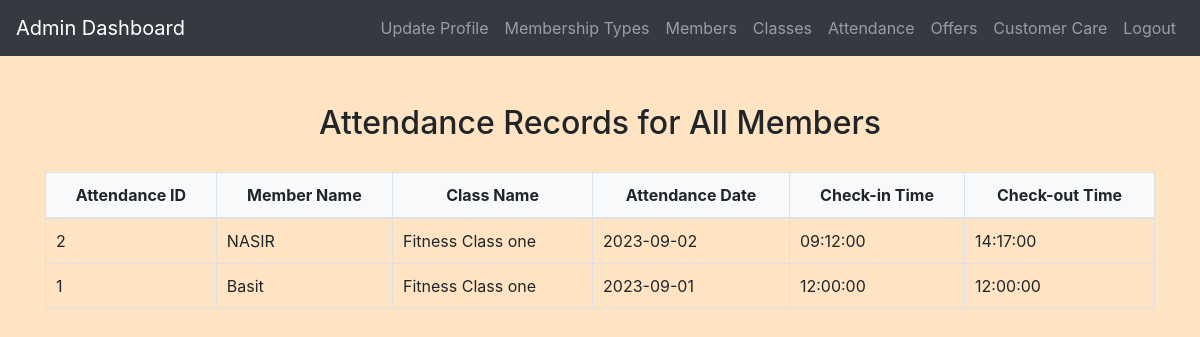
Page /admin/view_attendance.php (signed in) on the committed database.
### tables this page shows
CREATE TABLE `attendance` (
  `AttendanceID` int(11) NOT NULL,
  `MemberID` int(11) NOT NULL,
  `ClassID` int(11) NOT NULL,
  `Attendance_Date` date NOT NULL,
  `Check_in_Time` time NOT NULL,
  `Check_out_Time` time NOT NULL
);

CREATE TABLE `members` (
  `MemberID` int(11) NOT NULL,
  `profileimage` varchar(255) NOT NULL,
  `name` varchar(100) NOT NULL,
  `gender` varchar(10) NOT NULL,
  `email` varchar(100) NOT NULL,
  `password` varchar(255) NOT NULL,
  `phone` varchar(20) NOT NULL,
  `address` varchar(255) NOT NULL,
  `membership_start_date` date NOT NULL,
  `membership_expiry_date` date NOT NULL,
  `membership_level` int(11) NOT NULL
);

CREATE TABLE `classes` (
  `ClassID` int(11) NOT NULL,
  `Level_id` int(11) NOT NULL,
  `Class_Name` varchar(100) NOT NULL,
  `Instructor_Name` varchar(100) NOT NULL,
  `Schedule` datetime NOT NULL,
  `Maximum_Capacity` int(11) NOT NULL,
  `Description` text DEFAULT NULL
);

### admin/view_attendance.php (the view, shortened to what this page needs)
<?php
include('config.php');
$sql = "SELECT a.AttendanceID, m.Name AS MemberName, c.Class_Name, a.Attendance_Date, a.Check_in_Time, a.Check_out_Time
        FROM Attendance AS a
        INNER JOIN members AS m ON a.MemberID = m.MemberID
        INNER JOIN Classes AS c ON a.ClassID = c.ClassID
        ORDER BY a.Attendance_Date DESC";
$result = $conn->query($sql);
?>
<!DOCTYPE html>
<html lang="en">
<head>
    <link rel="stylesheet" href="https://maxcdn.bootstrapcdn.com/bootstrap/4.5.2/css/bootstrap.min.css">
    <link rel="stylesheet" href="../css/style.css">
</head>
<body>
<?php include('admin_navbar.php'); ?>
<div class="container mt-5">
    <h2>Attendance Records for All Members</h2>
    <table class="table table-bordered">
        <thead>
            <tr>
                <th>Attendance ID</th>
                <th>Member Name</th>
                <th>Class Name</th>
                <th>Attendance Date</th>
                <th>Check-in Time</th>
                <th>Check-out Time</th>
            </tr>
        </thead>
        <tbody>
            <?php
            while ($row = $result->fetch_assoc()) {
                echo "<tr>";
                echo "<td>" . $row['AttendanceID'] . "</td>";
                echo "<td>" . $row['MemberName'] . "</td>";
                echo "<td>" . $row['Class_Name'] . "</td>";
                echo "<td>" . $row['Attendance_Date'] . "</td>";
                echo "<td>" . $row['Check_in_Time'] . "</td>";
                echo "<td>" . $row['Check_out_Time'] . "</td>";
                echo "</tr>";
            }
            ?>
        </tbody>
    </table>
</div>
</body>
</html>

### admin/admin_navbar.php (shortened to what this page needs)
<nav class="navbar navbar-expand-lg navbar-dark bg-dark">
  <a class="navbar-brand" href="admin_home.php">Admin Dashboard</a>
  <div class="collapse navbar-collapse" id="navbarNav">
    <ul class="navbar-nav ml-auto">
      <li class="nav-item ">
        <a class="nav-link" href="update_admin.php">Update Profile</a>
      </li>
      <li class="nav-item ">
        <a class="nav-link" href="add_levels.php">Membership Types</a>
      </li>
      <li class="nav-item ">
        <a class="nav-link" href="view_members.php">Members</a>
      </li>
      <li class="nav-item ">
        <a class="nav-link" href="add_class.php">Classes</a>
      </li>
      <li class="nav-item ">
        <a class="nav-link" href="view_attendance.php">Attendance</a>
      </li>
      <li class="nav-item ">
        <a class="nav-link" href="add_offers.php">Offers</a>
      </li>
      <li class="nav-item ">
        <a class="nav-link" href="admin_reply.php">Customer Care</a>
      </li>
      <li class="nav-item">
        <a class="nav-link" href="logout.php">Logout</a>
      </li>
    </ul>
  </div>
</nav>

### css/style.css (style rules this page uses)
body { background-color: bisque; }
h1, h2, h3, h4 { text-align: center; margin-top: 30px; margin-bottom: 30px; }
.table { width: 100%; border-collapse: collapse; margin-top: 20px; }
.table th, .table td { padding: 10px; border: 1px solid #dee2e6; }
.table thead th { background-color: #f8f9fa; font-weight: bold; text-align: center; }
.table tbody td { vertical-align: middle; }

### rows in the picture
attendance: AttendanceID "2", MemberID.name "NASIR", ClassID.Class_Name "Fitness Class one", Attendance_Date "2023-09-02", Check_in_Time "09:12:00", Check_out_Time "14:17:00"
attendance: AttendanceID "1", MemberID.name "Basit", ClassID.Class_Name "Fitness Class one", Attendance_Date "2023-09-01", Check_in_Time "12:00:00", Check_out_Time "12:00:00"
